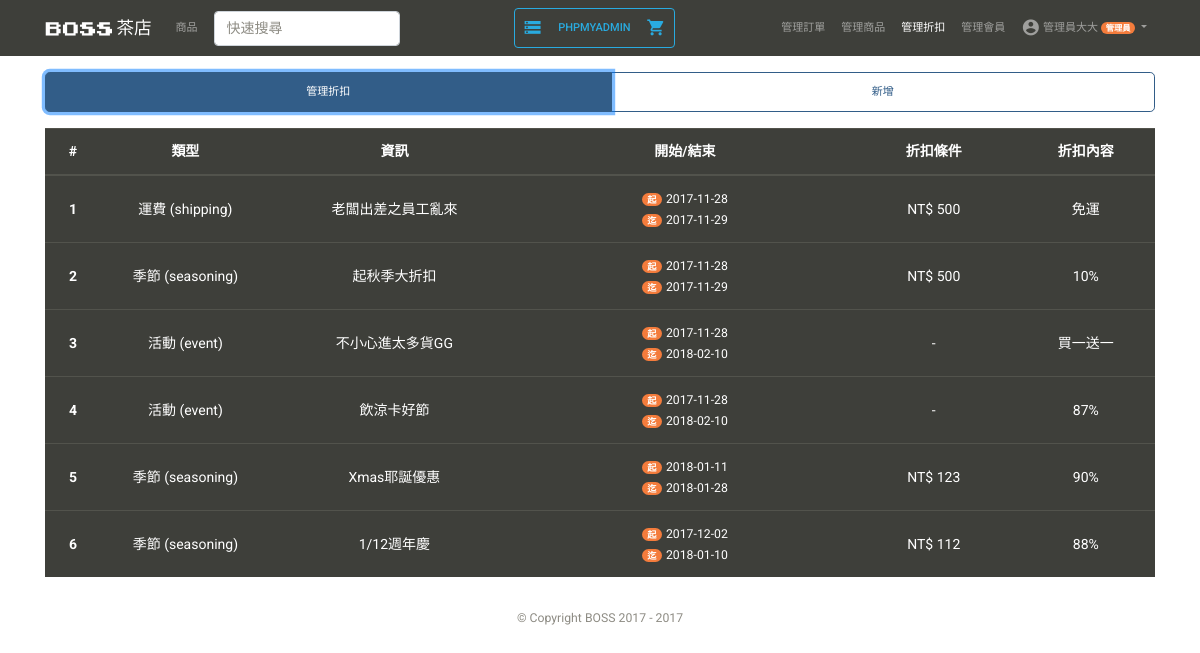
The page /discount_list.php?show=list (signed in) on the database its author committed.
### tables this page shows
CREATE TABLE MEMBER(
  ID VARCHAR(20) PRIMARY KEY,
  Password VARCHAR(128) NOT NULL,
  Name VARCHAR(12) NOT NULL,
  Email VARCHAR(30) NOT NULL,
  Phone VARCHAR(10) NOT NULL,
  RegDate TIMESTAMP DEFAULT CURRENT_TIMESTAMP,
  Birth DATE,
  Gender ENUM('M', 'F', 'N'),
  Address VARCHAR(100),
  Position ENUM('S', 'A', 'C') NOT NULL
);

CREATE TABLE DISCOUNT (
  ID INT(7) UNSIGNED AUTO_INCREMENT PRIMARY KEY,
  Type ENUM('shipping', 'seasoning', 'event'),
  PeriodFrom DATE NOT NULL,
  PeriodTo DATE NOT NULL,
  Requirement INT(7) UNSIGNED,
  Rate DOUBLE(3,3) NOT NULL,
  Info VARCHAR(100) NOT NULL,
  EventType ENUM('BOGO', 'discount')
);

### verification.php (called while the page is built, shortened)
<?php
include('connection.php');
if(isset($_SESSION['ID'])){
  $user_id = $_SESSION['ID'];
  $sql = "SELECT * FROM MEMBER WHERE ID='$user_id'";
  $rows = mysqli_fetch_array($conn->query($sql));
  $user_name = $rows['Name'];
  $user_position = $rows['Position'];
}

### connection.php (called while the page is built, shortened)
<?php
  $conn = new mysqli(db_host, db_username, db_password, db_name);
  $conn->query("SET NAMES 'utf8mb4'");
  require_once('verification.php');

### discount_list.php (the view, shortened to what this page needs)
<?php include('connection.php'); ?>
<!DOCTYPE html>
<html>
<head>
  <?php include('style.php') ?>
</head>
<body>
  <?php include('nav.php') ?>
  <div class="container my-3">
    <div class="row">
      <div class="col-12 btn-group">
        <button class="btn btn-outline-primary btn-lg <?php if($_GET['show']=='list')echo 'active '?>" onclick="location.href='?show=list'">管理折扣</button>
        <button class="btn btn-outline-primary btn-lg <?php if($_GET['show']=='new')echo 'active '?>" onclick="location.href='?show=new'">新增</button>
      </div>
      <div class="col-12 text-center <?php if($_GET['show']!='list')echo 'd-none ' ?>">
        <table class="table table-hover table-dark my-3 ">
          <thead>
            <tr>
              <th scope="col" style="width:2rem;">#</th>
              <th scope="col" style="width:5rem;">類型</th>
              <th scope="col" style="width:9rem;">資訊</th>
              <th scope="col" style="width:12rem;">開始/結束</th>
              <th scope="col" style="width:6rem;">折扣條件</th>
              <th scope="col" style="width:5rem;">折扣內容</th>
            </tr>
          </thead>
          <tbody>
            <?php
            $sql = 'SELECT * FROM DISCOUNT';
            $result = $conn->query($sql);
            while($rows = mysqli_fetch_array($result))
            {
              echo '<tr style="cursor: pointer;" onclick="location.href=\'discount_list_detail.php?ID=' . $rows['ID'].'\'">';
              echo '<th scope="row" class="align-middle">'.$rows['ID'].'</th>';
              if($rows['Type']=='shipping'){
                $TypeText= '運費 (shipping)';
              } else if($rows['Type']=='seasoning'){
                $TypeText= '季節 (seasoning)';
              } else if($rows['Type']=='event'){
                $TypeText= '活動 (event)';
              }
              echo '<td class="align-middle">'.$TypeText.'</td>';
              echo '<td class="align-middle">'.$rows['Info'].'</td>';
              echo '<td class="align-middle"><small><span class="badge badge-pill badge-warning mr-1">起</span>'.$rows['PeriodFrom'].'<br><span class="badge badge-pill badge-warning mr-1">迄</span>'.$rows['PeriodTo'].'</small></td>';
              if($rows['Type']=='event'){
                $RequirementText='-';
              } else{
                $RequirementText='NT$ '.$rows['Requirement'];
              }
              echo '<td class="align-middle">'.$RequirementText.'</td>';
              if($rows['Type']=='shipping'){
                $RateText='免運';
              }else if($rows['Type']=='event' && $rows['EventType']=='BOGO'){
                $RateText='買一送一';
              }else{
                $RateText=($rows['Rate']*100).'%';
              }
              echo '<td class="align-middle">'. $RateText.'</td>';
              echo '</tr>';
            }
            ?>
          </tbody>
        </table>
      </div>
    </div>
  </div>
  <?php include('footer.php') ?>
</body>
</html>

### nav.php (shortened to what this page needs)
<?php
$this_page = pathinfo($_SERVER['PHP_SELF'])['filename']
?>
<?php
  $admin_display  = ($user_position=='A'||$user_position=='S')?'':'d-none ';
?>
<nav id="navbar" class="navbar navbar-expand-lg navbar-dark bg-primary1 sticky-top" style="background:rgba(62,63,58,1);">
  <div class="container">
    <a class="navbar-brand align-middle" href="index.php">
      <img src="img/logo-01.png" class="img-fluid" style="max-height:1.1rem"> 茶店
    </a>
    <div class="collapse navbar-collapse" id="navbarSupportedContent">
      <ul class="navbar-nav mr-auto">
        <li class="nav-item <?=($this_page =='product')?'active':'';?>">
          <a class="nav-link " href="product.php">商品</a>
        </li>
        <form class="form-inline mx-0 mx-lg-2 my-2 my-lg-0" method="get" action="product.php">
          <input class="form-control mr-sm-2" type="search" placeholder="快速搜尋" name="keyword" required>
        </form>
      </ul>
      <?php
      if(debug_mode){
        echo '<ul class="navbar-nav border border-info rounded ">
        <li class="nav-item">
        <a class="nav-link text-info" href="db.php"><i class="material-icons">storage</i></a>
        </li>
        <li class="nav-item">
        <a class="nav-link text-info" target="_blank" href="http://localhost/phpmyadmin/">phpmyadmin</a>
        </li>
        <li class="nav-item">
        <a class="nav-link text-info" href="cart.php"><i class="material-icons">shopping_cart</i></a>
        </li>
        </ul>';
      }
      ?>
      <ul class="navbar-nav ml-auto">
        <li class="nav-item <?=($this_page =='order')?'active ':'' ?> <?=$admin_display ?>">
          <a class="nav-link" href="order_list.php">管理訂單</a>
        </li>
        <li class="nav-item <?=($this_page =='product_list')?'active ':'' ?> <?=$admin_display ?>">
          <a class="nav-link" href="product_list.php">管理商品</a>
        </li>
        <li class="nav-item <?=($this_page =='discount_list')?'active ':'' ?> <?=$admin_display ?>">
          <a class="nav-link" href=" discount_list.php">管理折扣</a>
        </li>
        <li class="nav-item <?=($this_page =='user_list')?'active ':'' ?> <?=$admin_display ?>">
          <a class="nav-link" href="user_list.php">管理會員</a>
        </li>
        <li class="nav-item dropdown <?=isset($_SESSION['ID'])?'':'d-none'?>">
          <a class="nav-link dropdown-toggle" href="#" id="user" role="button" data-toggle="dropdown" aria-haspopup="true" aria-expanded="false">
            <i class="material-icons">account_circle</i>
            <?=$user_name?>
            <?php
            if($user_position=='A'){
              echo '<span class="badge badge-pill badge-warning">管理員</span>';
            }else if($user_position=='S'){
              echo '<span class="badge badge-pill badge-info">店員</span>';
            }
            ?>
          </a>
        </li>
      </ul>
    </div>
  </div>
</nav>

### css/style.css (style rules this page uses)
i.material-icons { vertical-align: middle; font-size: 1.2rem; }

### rows shown on the page
member: Name "管理員大大"
discount: ID "1", Type "運費 (shipping)", Info "老闆出差之員工亂來", PeriodFrom "2017-11-28", PeriodTo "2017-11-29", Requirement "NT$ 500", Type "免運"
discount: ID "2", Type "季節 (seasoning)", Info "起秋季大折扣", PeriodFrom "2017-11-28", PeriodTo "2017-11-29", Requirement "NT$ 500", Rate "10%"
discount: ID "3", Type "活動 (event)", Info "不小心進太多貨GG", PeriodFrom "2017-11-28", PeriodTo "2018-02-10", Type "-", RateText "買一送一"
discount: ID "4", Type "活動 (event)", Info "飲涼卡好節", PeriodFrom "2017-11-28", PeriodTo "2018-02-10", Type "-", Rate "87%"
discount: ID "5", Type "季節 (seasoning)", Info "Xmas耶誕優惠", PeriodFrom "2018-01-11", PeriodTo "2018-01-28", Requirement "NT$ 123", Rate "90%"
discount: ID "6", Type "季節 (seasoning)", Info "1/12週年慶", PeriodFrom "2017-12-02", PeriodTo "2018-01-10", Requirement "NT$ 112", Rate "88%"
